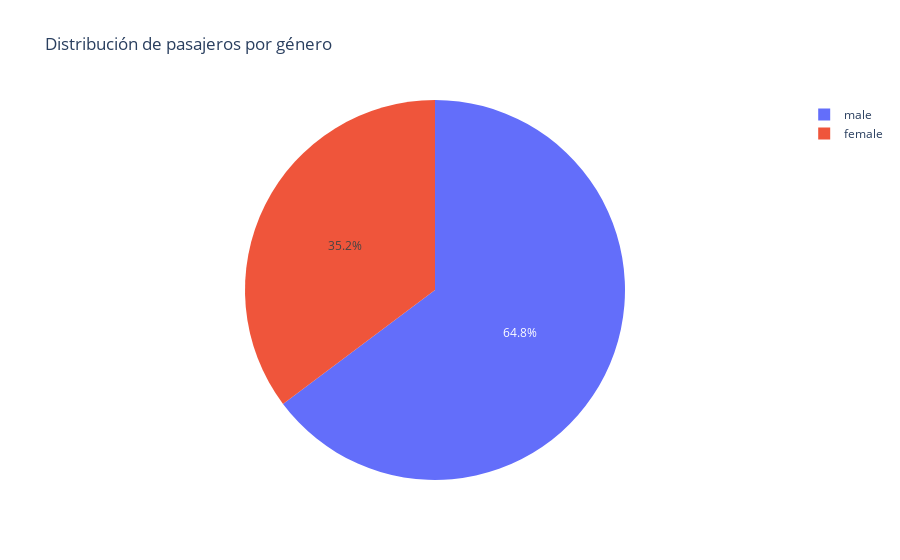

The notebook cell this image was saved under:
### Code cell
import plotly.graph_objects as go

layout = go.Layout(title='Distribución de pasajeros por género')
fig = go.Figure(layout=layout)
fig.add_trace(go.Pie(values=titanic['Sex'].value_counts().values,
                    labels=titanic['Sex'].value_counts().index))



fig.show()

### Figure 1 — Plotly figure (JSON) as saved in the notebook; plotly's stock layout.template omitted (floating-point values rounded to 4 significant figures)
{"data": [{"labels": ["male", "female"], "type": "pie", "values": [577, 314]}], "layout": {"title": {"text": "Distribución de pasajeros por género"}}}
